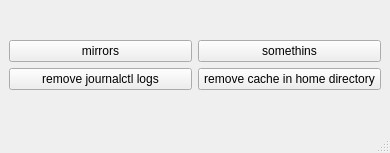
<?xml version="1.0" encoding="UTF-8"?>
<ui version="4.0">
 <class>MainWindow</class>
 <widget class="QMainWindow" name="MainWindow">
  <property name="geometry">
   <rect>
    <x>0</x>
    <y>0</y>
    <width>390</width>
    <height>153</height>
   </rect>
  </property>
  <property name="windowTitle">
   <string>System Maintenance</string>
  </property>
  <widget class="QWidget" name="centralwidget">
   <layout class="QGridLayout" name="gridLayout_2">
    <item row="0" column="0">
     <layout class="QGridLayout" name="gridLayout">
      <item row="1" column="0">
       <widget class="QPushButton" name="btn_rm_journal">
        <property name="text">
         <string>remove journalctl logs</string>
        </property>
       </widget>
      </item>
      <item row="0" column="0">
       <widget class="QPushButton" name="btn_mirrors">
        <property name="text">
         <string>mirrors</string>
        </property>
       </widget>
      </item>
      <item row="0" column="1">
       <widget class="QPushButton" name="pushButton_3">
        <property name="text">
         <string>somethins</string>
        </property>
       </widget>
      </item>
      <item row="1" column="1">
       <widget class="QPushButton" name="btn_rm_cache">
        <property name="text">
         <string>remove cache in home directory</string>
        </property>
       </widget>
      </item>
     </layout>
    </item>
   </layout>
  </widget>
  <widget class="QMenuBar" name="menubar">
   <property name="geometry">
    <rect>
     <x>0</x>
     <y>0</y>
     <width>390</width>
     <height>30</height>
    </rect>
   </property>
  </widget>
  <widget class="QStatusBar" name="statusbar"/>
 </widget>
 <resources/>
 <connections/>
</ui>
